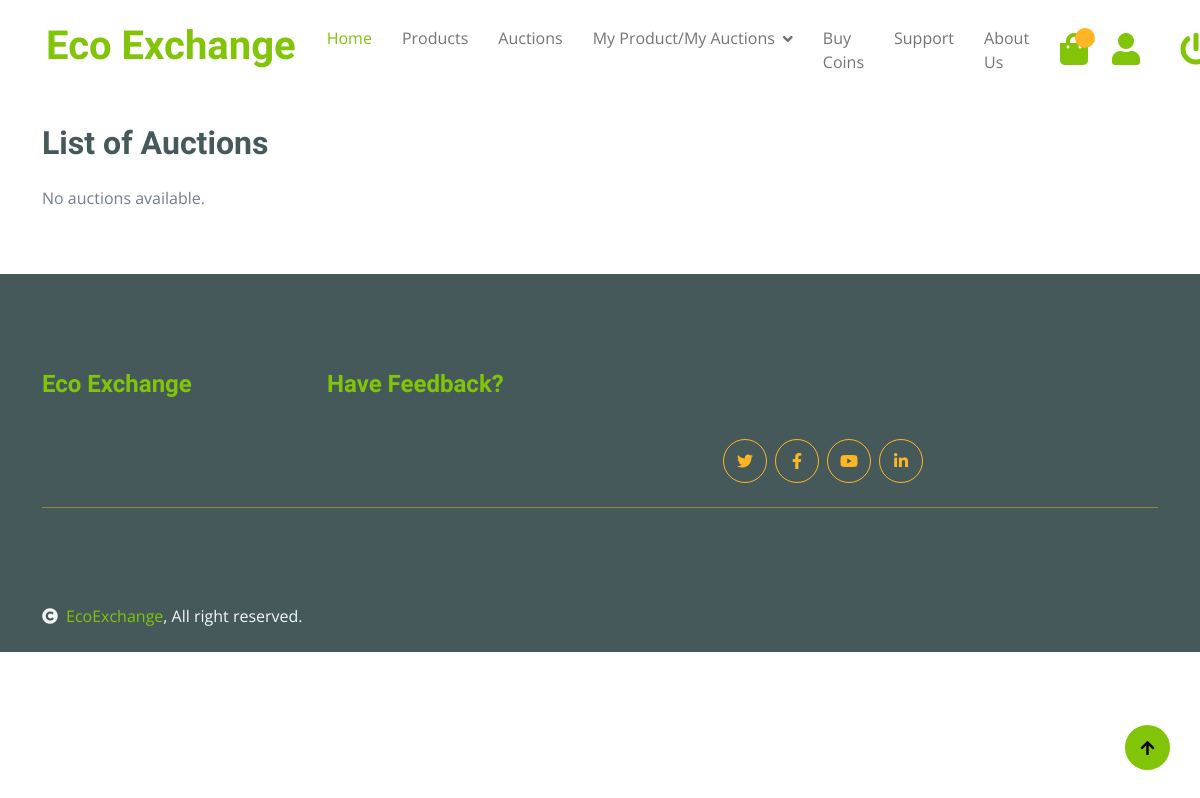
/all_auctions/ (signed in), run on an earlier commit of the app's database.
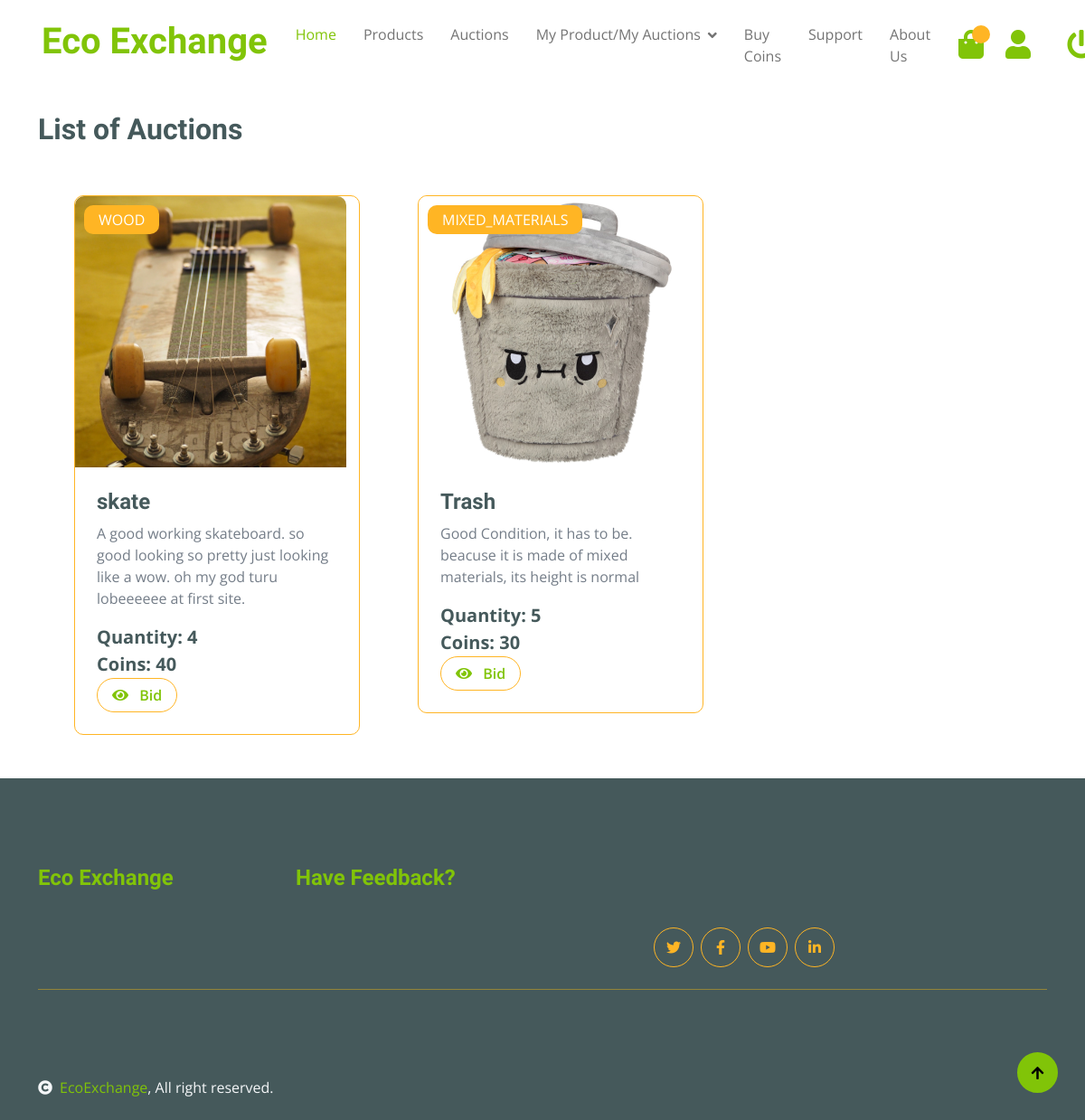
And on a later commit of the database.
### product/models.py (models this page shows, shortened)
class Auction(models.Model):
    product = models.OneToOneField(Product, on_delete=models.CASCADE)
    current_bid = models.DecimalField(max_digits=10, decimal_places=2, default=0)
    current_winner = models.ForeignKey(Member, on_delete=models.SET_NULL, null=True, blank=True)
    start_time = models.DateTimeField()
    end_time = models.DateTimeField()

class Product(models.Model):
    CATEGORY_CHOICES = [
        ('PAPER', 'Paper'),
        ('PLASTIC', 'Plastic'),
        ('GLASS', 'Glass'),
        ('METAL', 'Metal'),
        ('ELECTRONICS', 'Electronics'),
        ('ORGANIC', 'Organic'),
        ('TEXTILES', 'Textiles'),
        ('BATTERIES', 'Batteries'),
        ('WOOD', 'Wood'),
        ('RUBBER', 'Rubber'),
        ('MIXED_MATERIALS', 'Mixed Materials'),
    ]
    product_id = models.AutoField(primary_key=True)
    product_name = models.CharField(max_length=255)
    product_description = models.TextField()
    image = models.ImageField(upload_to='img/')
    quantity = models.IntegerField(validators=[MinValueValidator(1)])
    price = models.IntegerField(validators=[MinValueValidator(1)])
    category = models.CharField(max_length=50, choices=CATEGORY_CHOICES)
    user = models.ForeignKey(Member, on_delete=models.CASCADE)

### product/views.py (the view)
class AuctionAllListView(LoginRequiredMixin, ListView):
    model = Auction
    template_name = 'product/all_auctions.html'
    context_object_name = 'all_auctions'
    def get_queryset(self):
        user = self.request.user
        return Auction.objects.exclude(product__user=user)
    def get_context_data(self, **kwargs):
        context = super().get_context_data(**kwargs)
        context['auctions'] = self.get_queryset()
        return context

### product/templates/product/all_auctions.html
{% extends 'product/base.html' %}
{% block body %}
<div class="container mt-4">
    <div class="row">
        <div class="col-lg-12">
            <h2 class="mb-4">List of Auctions</h2>
            <div class="row g-4">
                {% for auction in auctions %}
                    <div class="col-md-6 col-lg-6 col-xl-4 fruite-item">
                        <div class="rounded position-relative div-left-space border border-secondary">
                            <div class="fruite-img image-container">
                                <img src="{{ auction.product.image.url }}" alt="{{ auction.product.image }}" class="img-fluid w-100 rounded-top">
                            </div>
                            <div class="text-white bg-secondary px-3 py-1 rounded position-absolute" style="top: 10px; left: 10px;">{{ auction.product.category }}</div>
                            <div class="p-4">
                                <h4>{{ auction.product.product_name }}</h4>
                                <p>{{ auction.product.product_description }}</p>
                                <p class="text-dark fs-5 fw-bold mb-0">Quantity: {{ auction.product.quantity }}</p>
                                <p class="text-dark fs-5 fw-bold mb-0">Coins: {{ auction.product.price }}</p>
                                <div class="d-flex justify-content-between flex-lg-wrap">
                                    <a href="{% url 'auction_view' auction.product.product_id %}" class="btn border border-secondary rounded-pill px-3 text-primary">
                                        <i class="fa fa-eye me-2 text-primary"></i> Bid
                                    </a>
                                </div>
                            </div>
                        </div>
                    </div>
                {% empty %}
                    <p>No auctions available.</p>
                {% endfor %}
            </div>
        </div>
    </div>
</div>
{% endblock %}

### product/templates/product/base.html (shortened to what this page needs)
{% load static %}
<!DOCTYPE html>
<html lang="en">
    <head>
        <link rel="stylesheet" href="https://stackpath.bootstrapcdn.com/bootstrap/4.5.2/css/bootstrap.min.css">
        <link rel="stylesheet" href="https://use.fontawesome.com/releases/v5.15.4/css/all.css"/>
        <link href="https://cdn.jsdelivr.net/npm/bootstrap-icons@1.4.1/font/bootstrap-icons.css" rel="stylesheet">
        <link href="{% static 'product/lib/lightbox/css/lightbox.min.css' %}" rel="stylesheet">
        <link href="{% static 'product/lib/owlcarousel/assets/owl.carousel.min.css' %}" rel="stylesheet">
        <link href="https://cdn.jsdelivr.net/npm/flatpickr/dist/flatpickr.min.css" rel="stylesheet">
        <link href="{% static 'product/css/bootstrap.min.css' %}" rel="stylesheet">
        <link href="{% static 'product/css/style.css' %}" rel="stylesheet">
    </head>
    <body>
        <div class="container-fluid fixed-top">
            <div class="container px-0">
                <nav class="navbar navbar-light bg-white navbar-expand-xl">
                    <a href="{% url 'homepage' %}" class="navbar-brand"><h1 class="text-primary display-6">Eco Exchange</h1></a>
                    <div class="collapse navbar-collapse bg-white" id="navbarCollapse">
                        <div class="navbar-nav mx-auto">
                            <a href="{% url 'homepage' %}" class="nav-item nav-link active">Home</a>
                            <a href="{% url 'products' %}" class="nav-item nav-link">Products</a>
                            <a href="{% url 'all_auctions' %}" class="nav-item nav-link">Auctions</a>
                            <div class="nav-item dropdown">
                                <a href="#" class="nav-link dropdown-toggle" data-bs-toggle="dropdown">My Product/My Auctions</a>
                            </div>
                            <a href="{% url 'user_details:buy_coins' %}" class="nav-item nav-link">Buy Coins</a>
                            <a href="{% url 'support' %}" class="nav-item nav-link">Support</a>
                            <a href="{% url 'aboutus' %}" class="nav-item nav-link">About Us</a>
                        </div>
                        <div class="d-flex m-3 me-0">
                            <a href="{% url 'cart_detail' %}" class="position-relative me-4 my-auto">
                                <i class="fa fa-shopping-bag fa-2x"></i>
                                <span class="position-absolute bg-secondary rounded-circle d-flex align-items-center justify-content-center text-dark px-1" style="top: -5px; left: 15px; height: 20px; min-width: 20px;"></span>
                            </a>
                            <a href="{% url 'dashboard' section="home" %}" class="my-auto">
                                <i class="fas fa-user fa-2x"></i>
                            </a>
                            <a href="{% url 'user_details:logout' %}" class="my-auto div-space">
    <i class="fas fa-power-off fa-2x"></i>
</a>
                        </div>
                    </div>
                </nav>
            </div>
        </div>
<div class="container-fluid" style="padding-top: 100px;">
        {% block body %}
        {% endblock %}
    </div>
        <div class="container-fluid bg-dark text-white-50 footer pt-5 mt-5">
            <div class="container py-5">
                <div class="pb-4 mb-4" style="border-bottom: 1px solid rgba(226, 175, 24, 0.5) ;">
                    <div class="row g-4">
                        <div class="col-lg-3">
                            <a href="{% url 'homepage' %}">
                                <h4 class="text-primary mb-0">Eco Exchange</h4>
                            </a>
                        </div>
                         <div class="col-lg-3">
                            <a href="/feedback/">
                                <h4 class="text-primary mb-0"> Have Feedback?</h4>
                            </a>
                        </div>
                         <div class="col-lg-3 margin-left-icon">
                            <div class="d-flex justify-content-end pt-3">
                                <a class="btn  btn-outline-secondary me-2 btn-md-square rounded-circle" href="https://x.com/" target="_blank"><i class="fab fa-twitter"></i></a>
                                <a class="btn btn-outline-secondary me-2 btn-md-square rounded-circle" href="https://www.facebook.com/" target="_blank"><i class="fab fa-facebook-f"></i></a>
                                <a class="btn btn-outline-secondary me-2 btn-md-square rounded-circle" href="https://www.youtube.com/" target="_blank"><i class="fab fa-youtube"></i></a>
                                <a class="btn btn-outline-secondary btn-md-square rounded-circle" href="https://www.linkedin.com/" target="_blank"><i class="fab fa-linkedin-in"></i></a>
                            </div>
                        </div>
                    </div>
                </div>
        </div>
        </div>
        <div class="container-fluid copyright bg-dark py-4">
            <div class="container">
                <div class="row">
                    <div class="col-md-6 text-center text-md-start mb-3 mb-md-0">
                        <span class="text-light"><a href="#"><i class="fas fa-copyright text-light me-2"></i>EcoExchange</a>, All right reserved.</span>
                    </div>
                </div>
            </div>
        </div>
        <a href="#" class="btn btn-primary border-3 border-primary rounded-circle back-to-top"><i class="fa fa-arrow-up"></i></a>
    </body>
</html>

### product/static/product/css/style.css (style rules this page uses)
.back-to-top { position: fixed; right: 30px; bottom: 30px; display: flex; width: 45px; height: 45px; align-items: center; justify-content: center; transition: 0.5s; z-index: 99; }
.btn { font-weight: 600; transition: .5s; }
.btn-md-square { width: 44px; height: 44px; }
.margin-left-icon { margin-left: 620px; }
.btn-square, .btn-sm-square, .btn-md-square, .btn-lg-square { padding: 0; display: flex; align-items: center; justify-content: center; font-weight: normal; }
.div-left-space { margin-left: 40px; margin-top: 30px }
.div-space { margin-bottom: 30px; margin-left: 20px; padding: 20px; }
.btn.border-secondary { transition: 0.5s; }
.fixed-top { transition: 0.5s; background: var(--bs-white); border: 0; }
.navbar .navbar-nav .nav-link { padding: 10px 15px; font-size: 16px; transition: .5s; }
.navbar { height: 100px; border-bottom: 1px solid rgba(255, 255, 255, .1); }
.navbar .navbar-nav .nav-link:hover, .navbar .navbar-nav .nav-link.active, .fixed-top.bg-white .navbar .navbar-nav .nav-link:hover, .fixed-top.bg-white .navbar .navbar-nav .nav-link.active { color: var(--bs-primary); }
.py-5 { padding-top: 3rem !important; }
.navbar .dropdown-toggle::after { border: none; content: "\f107"; font-family: "Font Awesome 5 Free"; font-weight: 700; vertical-align: middle; margin-left: 8px; }
.image-container { width: 300px; height: 300px; overflow: hidden; }

What changed in the data, as far as the page shows it:
added Auction: product.image (picture), product.category "WOOD", product.product_name "skate", product.product_description "A good working skateboard. so good looking so pretty just looking like a wow. oh my god turu lobeeeeee at first site.", product.quantity "4", product.price "40"
added Auction: product.image (picture), product.category "MIXED_MATERIALS", product.product_name "Trash", product.product_description "Good Condition, it has to be. beacuse it is made of mixed materials, its height is normal", product.quantity "5", product.price "30"
Also different on the page:
text no longer shown: "No auctions available."
